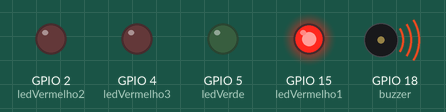
Recording of a sketch running on a simulated ESP32. Shown: output pins drawn as LEDs (lit = HIGH), buzzer (waves = sounding).

Above: at 0.4 s.
At 4.0 s:
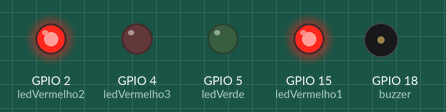
At 6.5 s:
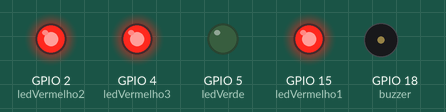
At 8.0 s:
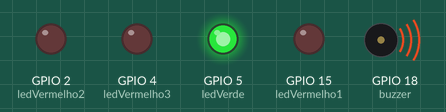
At 10.3 s:
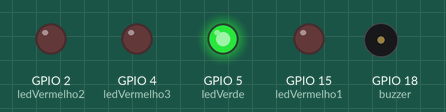
At 13.6 s:
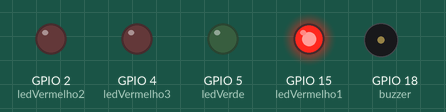
Timing chart, 0 to 15.6 s (numbered marks = the images above):
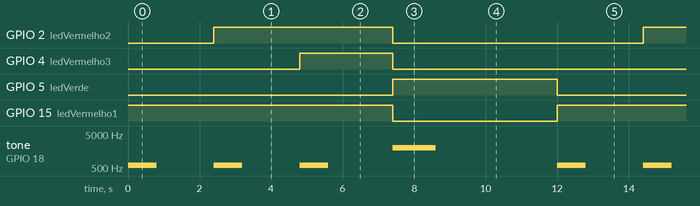

The sketch:

esp32-semaforo-corrida.ino
```cpp
#define ledVermelho1 15
#define ledVermelho2 2
#define ledVermelho3 4
#define ledVerde 5

#define buzzer 18

void config()
{
  pinMode(ledVermelho1, OUTPUT);
  pinMode(ledVermelho2, OUTPUT);
  pinMode(ledVermelho3, OUTPUT);
  pinMode(ledVerde, OUTPUT);

  ledcAttach(buzzer, 2000, 8);
}

void beep(int freq, int tempo)
{
  ledcWriteTone(buzzer, freq);
  delay(tempo);
  ledcWriteTone(buzzer, 0);
}

void vermelho1()
{
  digitalWrite(ledVermelho1, HIGH);
  digitalWrite(ledVermelho2, LOW);
  digitalWrite(ledVermelho3, LOW);
  digitalWrite(ledVerde, LOW);

  beep(600, 800);
  delay(1600);
}

void vermelho2()
{
  digitalWrite(ledVermelho1, HIGH);
  digitalWrite(ledVermelho2, HIGH);
  digitalWrite(ledVermelho3, LOW);
  digitalWrite(ledVerde, LOW);

  beep(600, 800);
  delay(1600);
}

void vermelho3()
{
  digitalWrite(ledVermelho1, HIGH);
  digitalWrite(ledVermelho2, HIGH);
  digitalWrite(ledVermelho3, HIGH);
  digitalWrite(ledVerde, LOW);

  beep(600, 800);
  delay(1800);
}

void verde()
{
  digitalWrite(ledVermelho1, LOW);
  digitalWrite(ledVermelho2, LOW);
  digitalWrite(ledVermelho3, LOW);
  digitalWrite(ledVerde, HIGH);

  beep(2000, 1200);
  delay(1400);
}

void setup()
{
  config();
}

void loop()
{
  vermelho1();
  vermelho2();
  vermelho3();
  verde();

  delay(2000);
}
```

Measured:
- by itself, GPIO 2 (ledVermelho2): alternates HIGH for 5.0 s and LOW for 7.0 s
- by itself, GPIO 4 (ledVermelho3): alternates HIGH for 2.6 s and LOW for 9.4 s
- by itself, GPIO 5 (ledVerde): alternates HIGH for 4.6 s and LOW for 7.4 s
- by itself, GPIO 15 (ledVermelho1): alternates HIGH for 7.4 s and LOW for 4.6 s
- by itself, tone on GPIO 18 (buzzer): repeats every 12.0 s: 2 × (silent 1.6 s, 600 Hz 0.80 s), silent 1.8 s, 2000 Hz 1.2 s, silent 3.4 s, 600 Hz 0.80 s
